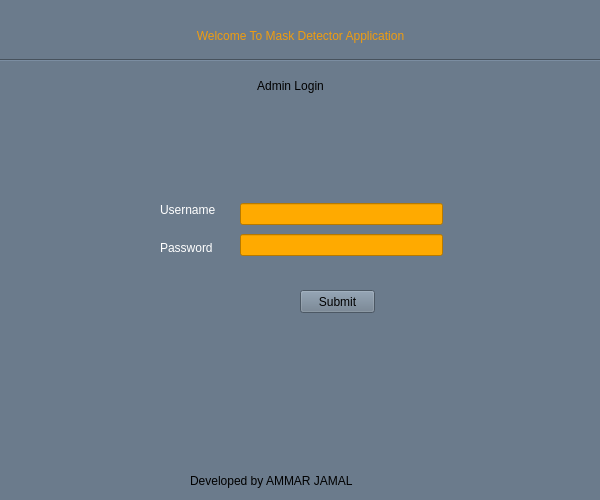
<?xml version="1.0" encoding="UTF-8"?>
<ui version="4.0">
 <class>Form</class>
 <widget class="QWidget" name="Form">
  <property name="enabled">
   <bool>true</bool>
  </property>
  <property name="geometry">
   <rect>
    <x>0</x>
    <y>0</y>
    <width>600</width>
    <height>500</height>
   </rect>
  </property>
  <property name="minimumSize">
   <size>
    <width>600</width>
    <height>500</height>
   </size>
  </property>
  <property name="maximumSize">
   <size>
    <width>600</width>
    <height>500</height>
   </size>
  </property>
  <property name="windowTitle">
   <string>Form</string>
  </property>
  <property name="styleSheet">
   <string notr="true">background-color: rgb(107, 123, 140);
font: 9pt &quot;Gill Sans Ultra Bold&quot;;
</string>
  </property>
  <widget class="QLabel" name="label">
   <property name="geometry">
    <rect>
     <x>10</x>
     <y>10</y>
     <width>581</width>
     <height>51</height>
    </rect>
   </property>
   <property name="styleSheet">
    <string notr="true">font: 700 20pt &quot;Berlin Sans FB Demi&quot;;
color: rgb(239, 157, 16);</string>
   </property>
   <property name="text">
    <string notr="true">Welcome To Mask Detector Application</string>
   </property>
   <property name="textFormat">
    <enum>Qt::PlainText</enum>
   </property>
   <property name="alignment">
    <set>Qt::AlignCenter</set>
   </property>
  </widget>
  <widget class="Line" name="line">
   <property name="geometry">
    <rect>
     <x>-10</x>
     <y>50</y>
     <width>611</width>
     <height>20</height>
    </rect>
   </property>
   <property name="orientation">
    <enum>Qt::Horizontal</enum>
   </property>
  </widget>
  <widget class="QLabel" name="label_2">
   <property name="geometry">
    <rect>
     <x>230</x>
     <y>70</y>
     <width>121</width>
     <height>31</height>
    </rect>
   </property>
   <property name="styleSheet">
    <string notr="true">font: 700 14pt &quot;Agency FB&quot;;
font: 16pt &quot;Segoe UI&quot;;</string>
   </property>
   <property name="text">
    <string>Admin Login</string>
   </property>
   <property name="textFormat">
    <enum>Qt::PlainText</enum>
   </property>
   <property name="alignment">
    <set>Qt::AlignCenter</set>
   </property>
   <property name="wordWrap">
    <bool>false</bool>
   </property>
  </widget>
  <widget class="QLabel" name="label_3">
   <property name="geometry">
    <rect>
     <x>190</x>
     <y>470</y>
     <width>231</width>
     <height>21</height>
    </rect>
   </property>
   <property name="styleSheet">
    <string notr="true">font: 12pt &quot;Comic Sans MS&quot;;</string>
   </property>
   <property name="text">
    <string>Developed by AMMAR JAMAL</string>
   </property>
  </widget>
  <widget class="QLabel" name="label_7">
   <property name="geometry">
    <rect>
     <x>160</x>
     <y>240</y>
     <width>71</width>
     <height>16</height>
    </rect>
   </property>
   <property name="styleSheet">
    <string notr="true">font: 12pt &quot;Segoe UI&quot;;
color: rgb(255, 255, 255);</string>
   </property>
   <property name="text">
    <string>Password</string>
   </property>
  </widget>
  <widget class="QWidget" name="layoutWidget_2">
   <property name="geometry">
    <rect>
     <x>240</x>
     <y>200</y>
     <width>203</width>
     <height>60</height>
    </rect>
   </property>
   <layout class="QVBoxLayout" name="verticalLayout_3">
    <item>
     <widget class="QLineEdit" name="user">
      <property name="styleSheet">
       <string notr="true">font: 11pt &quot;Segoe UI&quot;;
background-color: rgb(255, 170, 0);</string>
      </property>
      <property name="text">
       <string/>
      </property>
     </widget>
    </item>
    <item>
     <widget class="QLineEdit" name="pass1">
      <property name="styleSheet">
       <string notr="true">font: 11pt &quot;Segoe UI&quot;;
background-color: rgb(255, 170, 0);</string>
      </property>
     </widget>
    </item>
   </layout>
  </widget>
  <widget class="QLabel" name="label_8">
   <property name="geometry">
    <rect>
     <x>160</x>
     <y>200</y>
     <width>71</width>
     <height>20</height>
    </rect>
   </property>
   <property name="styleSheet">
    <string notr="true">font: 12pt &quot;Segoe UI&quot;;
color: rgb(255, 255, 255);</string>
   </property>
   <property name="text">
    <string>Username</string>
   </property>
  </widget>
  <widget class="QPushButton" name="submitbutton">
   <property name="geometry">
    <rect>
     <x>300</x>
     <y>290</y>
     <width>75</width>
     <height>23</height>
    </rect>
   </property>
   <property name="styleSheet">
    <string notr="true">
font: 700 12pt &quot;Myanmar Text&quot;;
selection-color: rgb(255, 170, 0);</string>
   </property>
   <property name="text">
    <string>Submit</string>
   </property>
   <property name="autoDefault">
    <bool>false</bool>
   </property>
   <property name="default">
    <bool>false</bool>
   </property>
   <property name="flat">
    <bool>false</bool>
   </property>
  </widget>
 </widget>
 <resources/>
 <connections/>
</ui>
